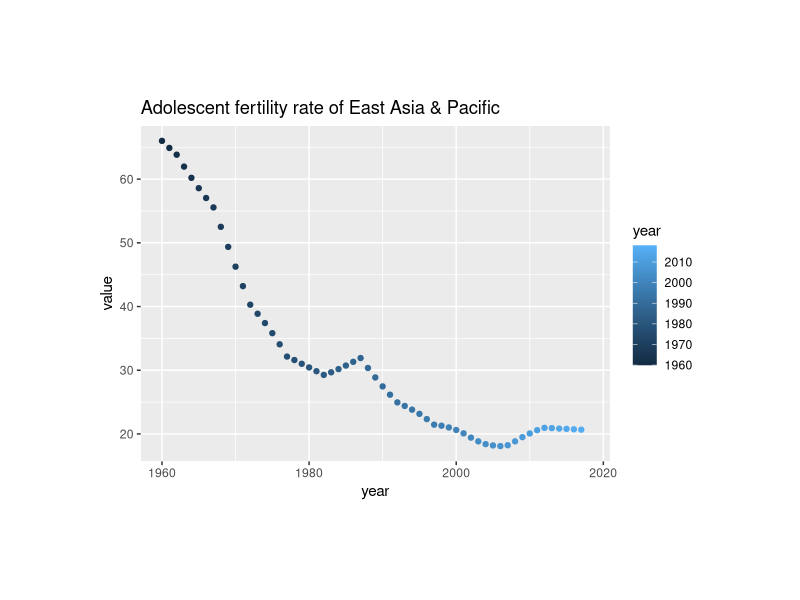
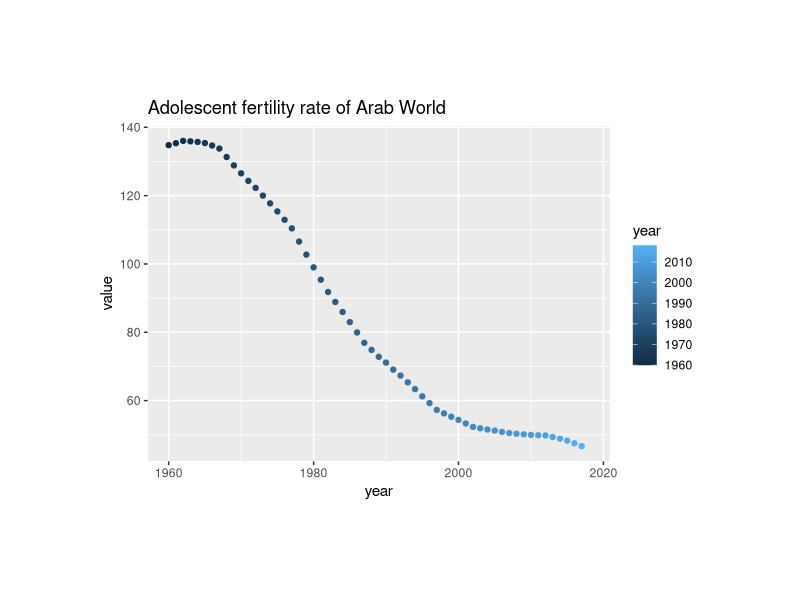
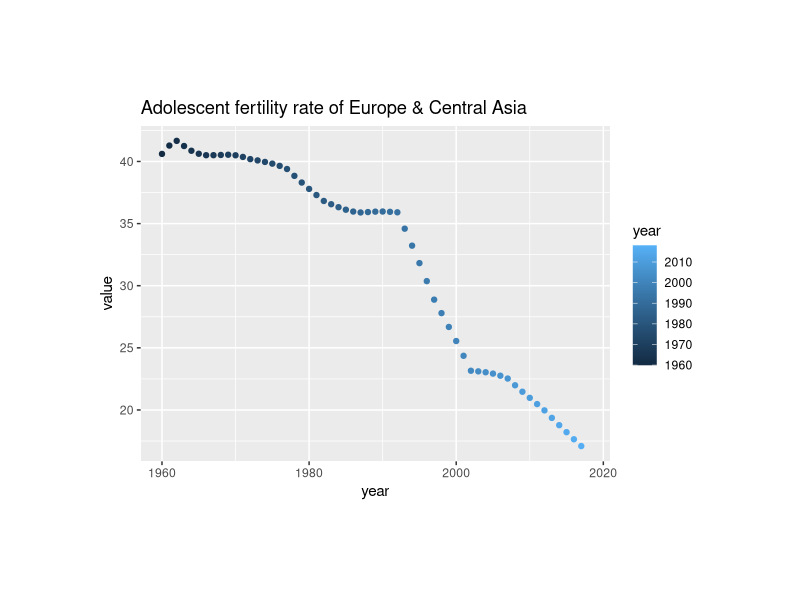
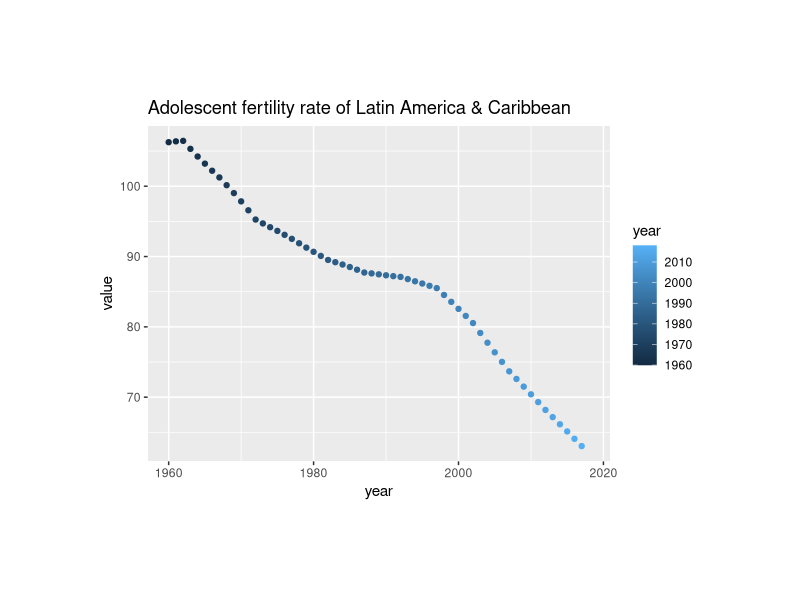
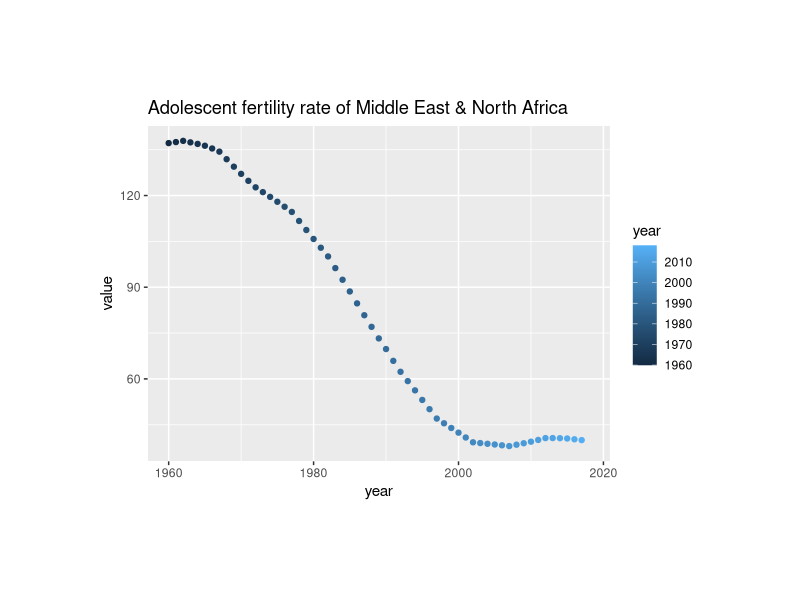
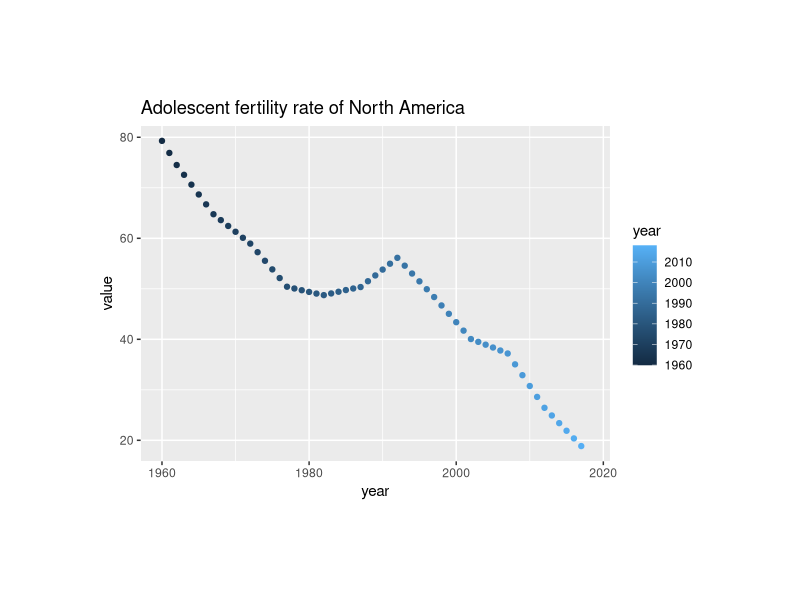
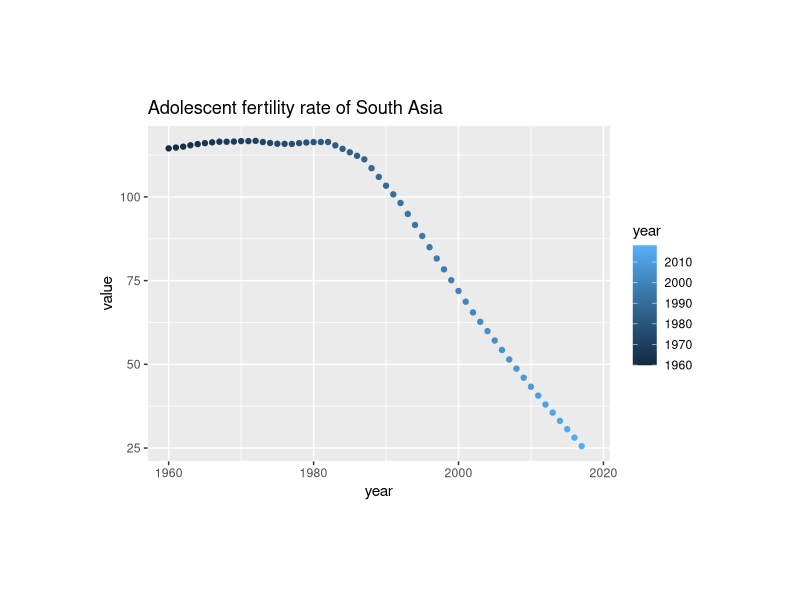
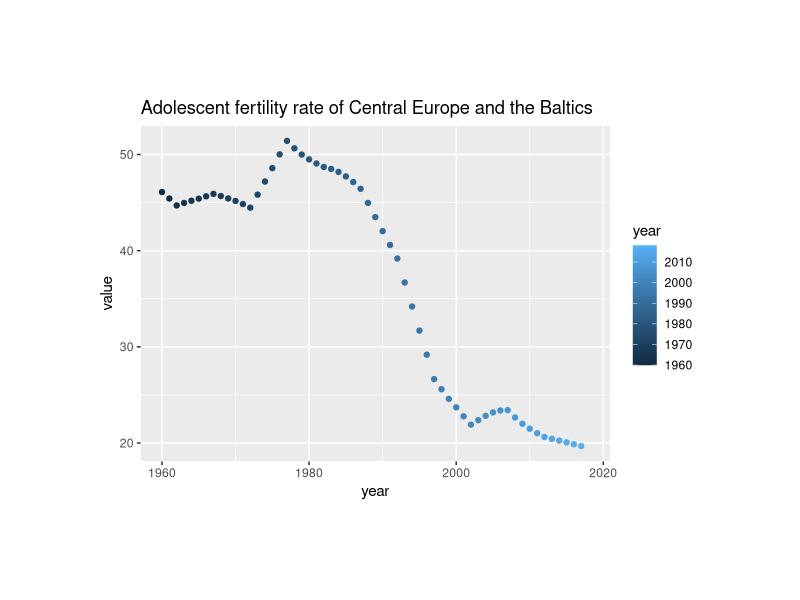

R code for these plots, in order:
## ---- chunk 1
library(tidyverse)
library(knitr)
## ---- chunk 2
data <- read.csv("data2.csv",encoding = "UTF-8") 
year <- colnames(data)[5:63]
data_new <- 
  data %>%
  gather(year,key = "year",value = "value")%>%
  select(Series.Name,Country.Name,year,value)
data_new$year <- as.numeric(str_sub(data_new$year,2,5))
data_new$value <- as.numeric(data_new$value) 

data_adolscent_fert_rate <-
  data_new%>%
  filter(Series.Name=="Adolescent fertility rate (births per 1,000 women ages 15-19)")
head(data_adolscent_fert_rate)
## ---- chunk 3
East_Asia_Pacific <- 
  data_adolscent_fert_rate%>%
  filter(Country.Name=="East Asia & Pacific")
ggplot(East_Asia_Pacific)+aes(year,value)+geom_point(aes(color=year))+ggtitle("Adolescent fertility rate of East Asia & Pacific")+theme(plot.margin = unit(rep(5,5),'lines'))
## ---- chunk 4
Arab_World <- 
  data_adolscent_fert_rate%>%
  filter(Country.Name=="Arab World")
ggplot(Arab_World)+aes(year,value)+geom_point(aes(color=year))+ggtitle("Adolescent fertility rate of Arab World")+theme(plot.margin = unit(rep(5,5),'lines'))
## ---- chunk 5
Europe_Central_Asia <- 
  data_adolscent_fert_rate%>%
  filter(Country.Name=="Europe & Central Asia")
ggplot(Europe_Central_Asia)+aes(year,value)+geom_point(aes(color=year))+ggtitle("Adolescent fertility rate of Europe & Central Asia")+theme(plot.margin = unit(rep(5,5),'lines'))
## ---- chunk 6
Latin_America_Caribbean <- 
  data_adolscent_fert_rate%>%
  filter(Country.Name=="Latin America & Caribbean")
ggplot(Latin_America_Caribbean)+aes(year,value)+geom_point(aes(color=year))+ggtitle("Adolescent fertility rate of Latin America & Caribbean")+theme(plot.margin = unit(rep(5,5),'lines'))
## ---- chunk 7
Middle_East_North_Africa <-
 data_adolscent_fert_rate%>%
  filter(Country.Name=="Middle East & North Africa")
ggplot(Middle_East_North_Africa)+aes(year,value)+geom_point(aes(color=year))+ggtitle("Adolescent fertility rate of Middle East & North Africa")+theme(plot.margin = unit(rep(5,5),'lines'))
## ---- chunk 8
North_America <-
   data_adolscent_fert_rate%>%
  filter(Country.Name=="North America")
ggplot(North_America)+aes(year,value)+geom_point(aes(color=year))+ggtitle("Adolescent fertility rate of North America")+theme(plot.margin = unit(rep(5,5),'lines'))
## ---- chunk 9
South_Asia <-
   data_adolscent_fert_rate%>%
  filter(Country.Name=="South Asia")
ggplot(South_Asia)+aes(year,value)+geom_point(aes(color=year))+ggtitle("Adolescent fertility rate of South Asia")+theme(plot.margin = unit(rep(5,5),'lines'))
## ---- chunk 10
Central_Europe_the_Baltics <-
  data_adolscent_fert_rate%>%
  filter(Country.Name=="Central Europe and the Baltics")
ggplot(Central_Europe_the_Baltics)+aes(year,value)+geom_point(aes(color=year))+ggtitle("Adolescent fertility rate of Central Europe and the Baltics")+theme(plot.margin = unit(rep(5,5),'lines'))
## ---- chunk 11
World <-
  data_adolscent_fert_rate%>%
  filter(Country.Name=="World")
ggplot(World)+aes(year,value)+geom_point(aes(color=year))+ggtitle("Adolescent fertility rate of the World")+theme(plot.margin = unit(rep(5,5),'lines'))
## ---- chunk 12
region <- rbind(World,Central_Europe_the_Baltics,South_Asia,North_America,Middle_East_North_Africa,Latin_America_Caribbean,Europe_Central_Asia,Arab_World,East_Asia_Pacific)

ggplot(region)+aes(year,value)+geom_smooth(aes(color=Country.Name))+ggtitle("Adolescent fertility rate for different world areas")+theme(legend.position = "bottom") 
#show differences regarding to different world areas
## ---- chunk 13
high_income <- 
  data_adolscent_fert_rate%>%
  filter(Country.Name=="High income")
ggplot(high_income)+aes(year,value)+geom_point(aes(color=year))+ggtitle("Adolescent fertility rate of high income countries")+theme(plot.margin = unit(rep(5,5),'lines'))
## ---- chunk 14
low_income <- 
  data_adolscent_fert_rate%>%
  filter(Country.Name=="Low income")
ggplot(low_income)+aes(year,value)+geom_point(aes(color=year))+ggtitle("Adolescent fertility rate of low income countries")+theme(plot.margin = unit(rep(5,5),'lines'))
## ---- chunk 15
lower_middle_income <- 
  data_adolscent_fert_rate%>%
  filter(Country.Name=="Lower middle income")
ggplot(lower_middle_income)+aes(year,value)+geom_point(aes(color=year))+ggtitle("Adolescent fertility rate of lower middle income countries")+theme(plot.margin = unit(rep(5,5),'lines'))
## ---- chunk 16
middle_income <- 
  data_adolscent_fert_rate%>%
  filter(Country.Name=="Middle income")
ggplot(middle_income)+aes(year,value)+geom_point(aes(color=year))+ggtitle("Adolescent fertility rate of middle income countries")+theme(plot.margin = unit(rep(5,5),'lines'))
## ---- chunk 17
upper_middle_income <- 
  data_adolscent_fert_rate%>%
  filter(Country.Name=="Upper middle income")
ggplot(upper_middle_income)+aes(year,value)+geom_point(aes(color=year))+ggtitle("Adolescent fertility rate of upper middle income countries")+theme(plot.margin = unit(rep(5,5),'lines'))
## ---- chunk 18
low_middle_income <- 
  data_adolscent_fert_rate%>%
  filter(Country.Name=="Low & middle income")
ggplot(low_middle_income)+aes(year,value)+geom_point(aes(color=year))+ggtitle("Adolescent fertility rate of low and middle income countries")+theme(plot.margin = unit(rep(5,5),'lines'))
## ---- chunk 19
income <-
  data_adolscent_fert_rate%>%
  filter(grepl("income",data_adolscent_fert_rate$Country.Name)==TRUE)
ggplot(income)+aes(year,value)+geom_smooth(aes(color=Country.Name))+ggtitle("Adolescent fertility rate regarding to different income level")+theme(legend.position = "bottom")
#compare the rate regarding to different income levels
